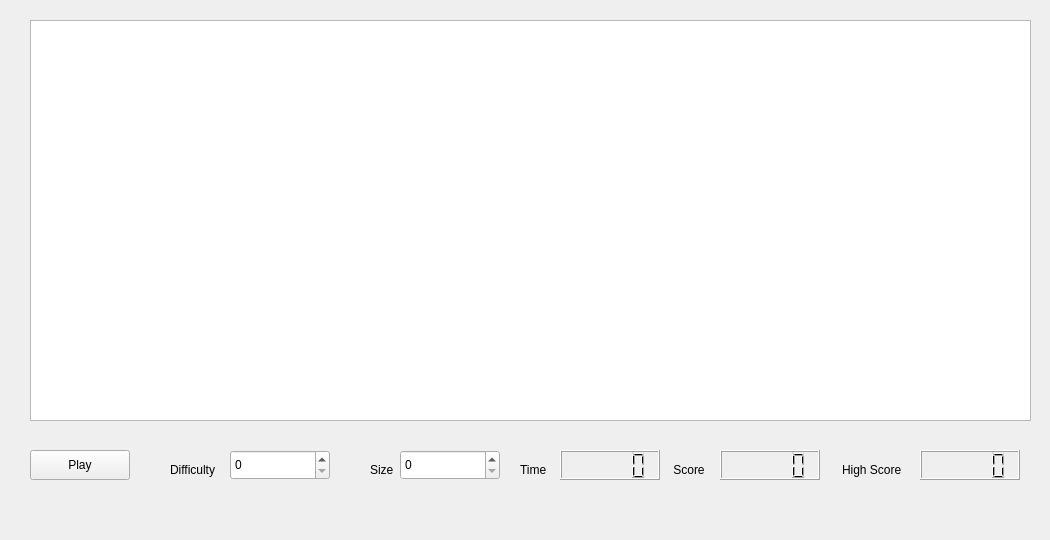
<?xml version="1.0" encoding="UTF-8"?>
<ui version="4.0">
 <class>MainWindow</class>
 <widget class="QMainWindow" name="MainWindow">
  <property name="geometry">
   <rect>
    <x>0</x>
    <y>0</y>
    <width>1050</width>
    <height>540</height>
   </rect>
  </property>
  <property name="minimumSize">
   <size>
    <width>1050</width>
    <height>540</height>
   </size>
  </property>
  <property name="maximumSize">
   <size>
    <width>1050</width>
    <height>540</height>
   </size>
  </property>
  <property name="windowTitle">
   <string>Snake 2</string>
  </property>
  <widget class="QWidget" name="centralwidget">
   <property name="minimumSize">
    <size>
     <width>1050</width>
     <height>540</height>
    </size>
   </property>
   <property name="maximumSize">
    <size>
     <width>1050</width>
     <height>540</height>
    </size>
   </property>
   <widget class="QPushButton" name="playButton">
    <property name="geometry">
     <rect>
      <x>30</x>
      <y>450</y>
      <width>100</width>
      <height>30</height>
     </rect>
    </property>
    <property name="text">
     <string>Play</string>
    </property>
   </widget>
   <widget class="QGraphicsView" name="graphicsView">
    <property name="geometry">
     <rect>
      <x>30</x>
      <y>20</y>
      <width>1001</width>
      <height>401</height>
     </rect>
    </property>
    <property name="minimumSize">
     <size>
      <width>1001</width>
      <height>401</height>
     </size>
    </property>
    <property name="maximumSize">
     <size>
      <width>1001</width>
      <height>401</height>
     </size>
    </property>
   </widget>
   <widget class="QSpinBox" name="spinBoxSize">
    <property name="geometry">
     <rect>
      <x>400</x>
      <y>450</y>
      <width>100</width>
      <height>30</height>
     </rect>
    </property>
   </widget>
   <widget class="QSpinBox" name="spinBoxDifficulty">
    <property name="geometry">
     <rect>
      <x>230</x>
      <y>450</y>
      <width>100</width>
      <height>30</height>
     </rect>
    </property>
   </widget>
   <widget class="QLCDNumber" name="lcdNumberTime">
    <property name="geometry">
     <rect>
      <x>560</x>
      <y>450</y>
      <width>100</width>
      <height>30</height>
     </rect>
    </property>
   </widget>
   <widget class="QLabel" name="labelScore">
    <property name="geometry">
     <rect>
      <x>670</x>
      <y>460</y>
      <width>63</width>
      <height>20</height>
     </rect>
    </property>
    <property name="text">
     <string> Score</string>
    </property>
   </widget>
   <widget class="QLCDNumber" name="lcdNumberScore">
    <property name="geometry">
     <rect>
      <x>720</x>
      <y>450</y>
      <width>100</width>
      <height>30</height>
     </rect>
    </property>
   </widget>
   <widget class="QLabel" name="labelSize">
    <property name="geometry">
     <rect>
      <x>370</x>
      <y>460</y>
      <width>63</width>
      <height>20</height>
     </rect>
    </property>
    <property name="text">
     <string>Size</string>
    </property>
   </widget>
   <widget class="QLabel" name="labelTime">
    <property name="geometry">
     <rect>
      <x>520</x>
      <y>460</y>
      <width>63</width>
      <height>20</height>
     </rect>
    </property>
    <property name="text">
     <string>Time</string>
    </property>
   </widget>
   <widget class="QLabel" name="labelDifficulty">
    <property name="geometry">
     <rect>
      <x>170</x>
      <y>460</y>
      <width>63</width>
      <height>20</height>
     </rect>
    </property>
    <property name="text">
     <string>Difficulty</string>
    </property>
   </widget>
   <widget class="QLCDNumber" name="lcdNumberHighScore">
    <property name="geometry">
     <rect>
      <x>920</x>
      <y>450</y>
      <width>100</width>
      <height>30</height>
     </rect>
    </property>
   </widget>
   <widget class="QLabel" name="label">
    <property name="geometry">
     <rect>
      <x>842</x>
      <y>460</y>
      <width>71</width>
      <height>20</height>
     </rect>
    </property>
    <property name="text">
     <string>High Score</string>
    </property>
   </widget>
  </widget>
 </widget>
 <resources/>
 <connections>
  <connection>
   <sender>playButton</sender>
   <signal>clicked()</signal>
   <receiver>playButton</receiver>
   <slot>hide()</slot>
   <hints>
    <hint type="sourcelabel">
     <x>85</x>
     <y>470</y>
    </hint>
    <hint type="destinationlabel">
     <x>85</x>
     <y>470</y>
    </hint>
   </hints>
  </connection>
 </connections>
</ui>
